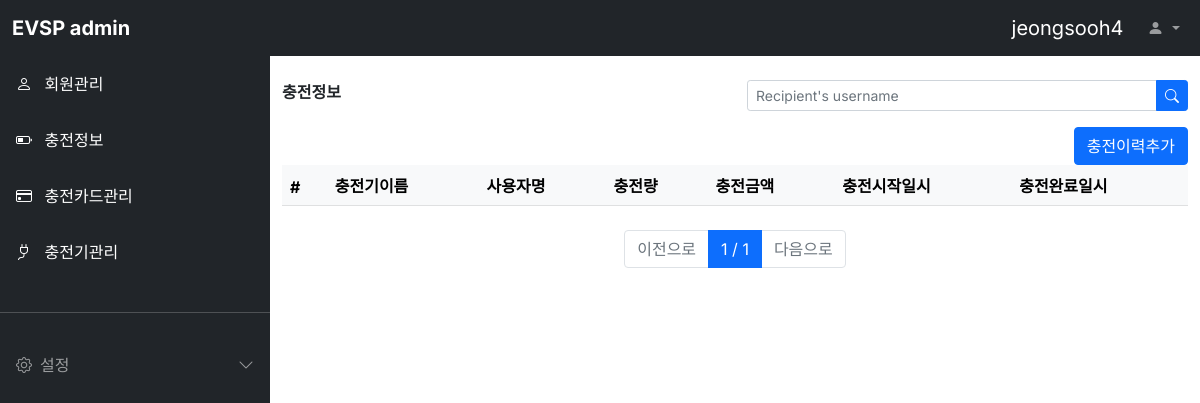
The page /charginginfo/list/ (signed in) on the database as committed earlier.
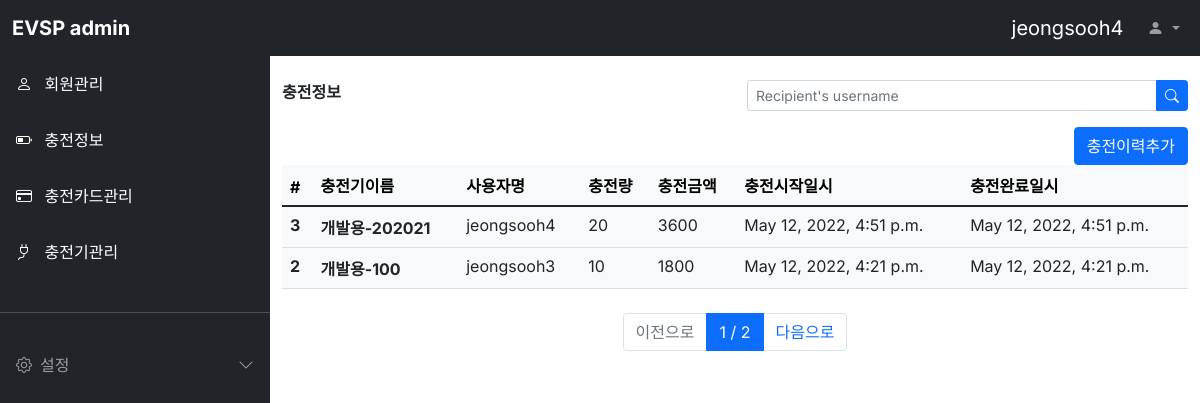
The same page on the database as committed later.
### evuser/models.py (models this page shows)
class Evuser(models.Model):
  USER_STATUS = [
    ('CONTRACTED', '정상'),
    ('NOT_CONTRACTED', '해지'),
    ('STOPED', '유예'),
  ]
  USER_CATEGORY = [
    ('NORMAL', '일반'),
    ('GROUPED', '법인'),
    ('ETC', '기타'),
  ]
  username = models.CharField(max_length=64, verbose_name='사용자명')
  password = models.CharField(max_length=128, verbose_name='비밀번호')
  usernumber = models.CharField(max_length=64, verbose_name='회원번호')
  name = models.CharField(max_length=64, verbose_name='회원이름')
  email = models.EmailField(max_length=128, verbose_name='이메일')
  phone = models.CharField(max_length=64, verbose_name='전화번호')
  category = models.CharField(max_length=64,
    choices=USER_CATEGORY, default='NORMAL', verbose_name='회원구분')
  status = models.CharField(max_length=64,
    choices=USER_STATUS, default='CONTRACTED', verbose_name='회원상태')
  address = models.TextField(verbose_name='주소')
  register_dttm = models.DateTimeField(auto_now_add=True, verbose_name='등록시간')
  def __str__(self):
    return self.username
  class Meta:
    db_table = 'evsp_evuser'
    verbose_name = '사용자'
    verbose_name_plural = '사용자'

### charginginfo/models.py (models this page shows)
class Charginginfo(models.Model):
  cpname = models.ForeignKey('evcharger.Evcharger', on_delete=models.CASCADE, verbose_name='충전기이름')
  chargedname = models.ForeignKey('evuser.Evuser', on_delete=models.CASCADE, verbose_name='사용자명')
  energy = models.IntegerField(verbose_name='충전량')
  amount = models.IntegerField(verbose_name='충전금액')
  start_dttm = models.DateTimeField(auto_now_add=True, verbose_name='충전시작일시')
  end_dttm = models.DateTimeField(auto_now_add=True, verbose_name='충전완료일시')
  class Meta:
    db_table = 'evsp_charginginfo'
    verbose_name = '충전정보'
    verbose_name_plural = '충전정보'

### evcharger/models.py (models this page shows)
class Evcharger(models.Model):
  cpname = models.CharField(max_length=64, verbose_name='충전기이름')
  cpnumber = models.CharField(max_length=64, verbose_name='충전기번호')
  cpstatus = models.CharField(max_length=64, verbose_name='충전상태')
  address = models.TextField(verbose_name='주소')
  cpversion = models.CharField(max_length=64, verbose_name='펌웨어버전')
  register_dttm = models.DateTimeField(auto_now_add=True, verbose_name='등록일시')
  def __str__(self):
    return self.cpname
  class Meta:
    db_table = 'evsp_evcharger'
    verbose_name = '충전기'
    verbose_name_plural = '충전기'

### charginginfo/views.py (the view)
# urls.py: path('list/', views.charginginfo_list),
def charginginfo_list(request):
  all_charginginfos = Charginginfo.objects.all().order_by('-id')
  page = int(request.GET.get('p', 1))
  paginator = Paginator(all_charginginfos, 2)
  charginginfos = paginator.get_page(page)
  user_id = request.session.get('user')
  if user_id:
    loginuser = Evuser.objects.get(pk=user_id)
  return render(request, 'charginginfo_list.html', {'loginuser': loginuser, 'charginginfos': charginginfos})

### charginginfo/templates/charginginfo_list.html
{% extends "svcbase.html" %}
{% block contents %}
<div class="container-fluid mt-3">
  <div class="row">
    <div class="col-md-6 fw-bold">충전정보</div>
    <form class="col-md-6 ms-auto">
      <div class="input-group input-group-sm">
        <input type="text" class="form-control" placeholder="Recipient's username" aria-label="Recipient's username" aria-describedby="button-addon2">
        <button class="btn btn-primary" type="button" id="button-addon2">
          <i class="bi bi-search"></i>
        </button>
      </div>
    </form>
  </div>
  <div class="row">
    <div class="d-grid justify-content-md-end">
      <button class="btn btn-primary" onclick="location.href='/charginginfo/write/'">충전이력추가</button>
    </div>
  </div>
  <div class="row">
    <div class="col-12">
      <table class="table table-light">
        <thead class="thead-light">
          <tr>
            <th>#</th>
            <th>충전기이름</th>
            <th>사용자명</th>
            <th>충전량</th>
            <th>충전금액</th>
            <th>충전시작일시</th>
            <th>충전완료일시</th>
          </tr>
        </thead>
        <tbody class="text-dark">
          {% for charginginfo in charginginfos %}
          <tr onclick="location.href='/charginginfo/detail/{{ charginginfo.id }}'">
            <th>{{ charginginfo.id }}</th>
            <th>{{ charginginfo.cpname }}</th>
            <td>{{ charginginfo.chargedname }}</td>
            <td>{{ charginginfo.energy }}</td>
            <td>{{ charginginfo.amount }}</td>
            <td>{{ charginginfo.start_dttm }}</td>
            <td>{{ charginginfo.end_dttm }}</td>
          </tr>
          {% endfor %}
        </tbody>
      </table>
    </div>
  </div>
  <div class="row mt-2">
    <div class="col-12">
      <nav>
        <ul class="pagination justify-content-center">
          {% if charginginfos.has_previous %}
          <li class="page-item">
            <a href="?p={{ charginginfos.previous_page_number }}" class="page-link">이전으로</a>
          </li>
          {% else %}
          <li class="page-item disabled">
            <a href="#" class="page-link">이전으로</a>
          </li>
          {% endif %}
          <li class="page-item active">
            <a href="#" class="page-link">{{ charginginfos.number }} / {{ charginginfos.paginator.num_pages }}</a>
          </li>
          {% if charginginfos.has_next %}
          <li class="page-item">
            <a href="?p={{ charginginfos.next_page_number }}" class="page-link">다음으로</a>
          </li>
          {% else %}
          <li class="page-item disabled">
            <a href="#" class="page-link">다음으로</a>
          </li>
          {% endif %}
        </ul>
      </nav>
    </div>
  </div>
</div>
{% endblock %}

### evuser/templates/svcbase.html (shortened to what this page needs)
<html>
<head>
  <link href="https://cdn.jsdelivr.net/npm/bootstrap@5.1.3/dist/css/bootstrap.min.css" rel="stylesheet">
  <link rel="stylesheet" href="https://cdn.jsdelivr.net/npm/bootstrap-icons@1.8.1/font/bootstrap-icons.css">
  <link rel="stylesheet" href="../../static/style.css" />
</head>
<body>
  <nav class="navbar navbar-expand-lg navbar-dark bg-dark fixed-top">
    <div class="container-fluid">
      <a class="navbar-brand fw-bold me-auto" href="#">EVSP admin</a>
      <div class="collapse navbar-collapse" id="navbarSupportedContent">
        <a class="navbar-brand ms-auto" href="#">{{ loginuser }}</a>
        <ul class="navbar-nav mb-2 mb-lg-0">
          <li class="nav-item dropdown">
            <a class="nav-link dropdown-toggle" href="#" id="navbarDropdown" role="button" data-bs-toggle="dropdown" aria-expanded="false">
              <i class="bi bi-person-fill"></i>
            </a>
          </li>
        </ul>
      </div>
    </div>
  </nav>
  <div
    class="offcanvas bg-dark sidebar-nav"
    tabindex="-1" id="offcanvasExample"
    aria-labelledby="offcanvasExampleLabel"
  >
    <div class="offcanvas-body p-0">
      <nav class="navbar-dark">
        <ul class="navbar-nav">
          <li>
            <a href="/evuser/list" class="nav-link p-3 active">
              <span class="me-2">
                <i class="bi bi-person"></i>
              </span>
              <span>회원관리</span>
            </a>
          </li>
          <li>
            <a href="/charginginfo/list" class="nav-link p-3 active">
              <span class="me-2">
                <i class="bi bi-battery-half"></i>
              </span>
              <span>충전정보</span>
            </a>
          </li>
          <li>
            <a href="/cardinfo/list" class="nav-link p-3 active">
              <span class="me-2">
                <i class="bi bi-credit-card"></i>
              </span>
              <span>충전카드관리</span>
            </a>
          </li>
          <li>
            <a href="/evcharger/list" class="nav-link p-3 active">
              <span class="me-2">
                <i class="bi bi-plug"></i>
              </span>
              <span>충전기관리</span>
            </a>
          </li>
          <li class="my-4">
            <hr class="dropdown-divider bg-light" />
          </li>
          <li>
            <a class="nav-link px-3 sidebar-link" data-bs-toggle="collapse"
              href="#collapseExample" role="button" aria-expanded="false"
              aria-controls="collapseExample"
            >
              <span class="me-2">
                <i class="bi bi-gear"></i>
              </span>
              <span>설정</span>
              <span class="right-icon ms-auto">
                <i class="bi bi-chevron-down"></i>
              </span>
            </a>
          </li>
        </ul>
      </nav>
    </div>
  </div>
  <main class="mt-5 pt-3">
    {% block contents %}
    {% endblock %}
  </main>
</body>
</html>

### static/style.css (style rules this page uses)
body, button { font-family: "Inter", sans-serif; }
:root { --offcanvas-width: 270px; --topNavbarHeight: 56px; }
.sidebar-nav { width: var(--offcanvas-width); }
.sidebar-link { display: flex; align-items: center; }
.sidebar-link .right-icon { display: inline-flex; transition: all ease 0.25s; }
@media (min-width: 992px) { body { overflow: auto !important; } }
@media (min-width: 992px) { main { margin-left: var(--offcanvas-width); } }
@media (min-width: 992px) { .sidebar-nav { transform: none; visibility: visible !important; top:var(--topNavbarHeight); height: calc(100% - var(--topNavbarHeight)); } }

Rows that differ between the two databases and show on the page:
added Charginginfo: id "3", cpname "개발용-202021", chargedname "jeongsooh4", energy "20", amount "3600", start_dttm "May 12, 2022, 4:51 p.m.", end_dttm "May 12, 2022, 4:51 p.m."
added Charginginfo: id "2", cpname "개발용-100", chargedname "jeongsooh3", energy "10", amount "1800", start_dttm "May 12, 2022, 4:21 p.m.", end_dttm "May 12, 2022, 4:21 p.m."
Other text that changed with them:
{{ charginginfos.paginator.num_pages }}: "1" → "2"
